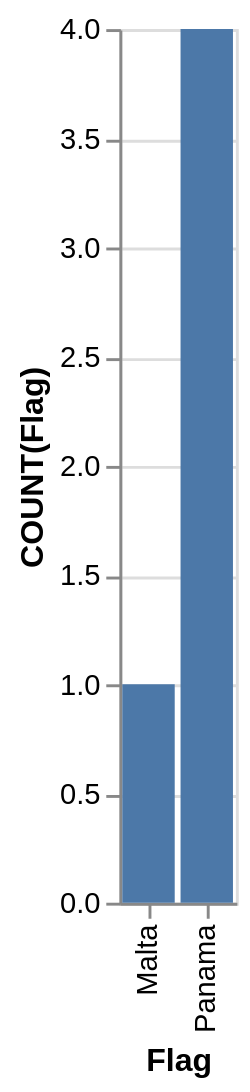

Specify this chart in Vega-Lite:
### Vega-Lite specification from a JSON file in a GitHub repository (floating-point values rounded to 4 significant figures)
{"data": {"values": [{"x_data": "Malta", "y_data": 1}, {"x_data": "Panama", "y_data": 4}]}, "mark": "bar", "encoding": {"x": {"field": "x_data", "type": "nominal", "title": "Flag", "sort": "ascending"}, "y": {"field": "y_data", "type": "quantitative", "title": "COUNT(Flag)"}}}
